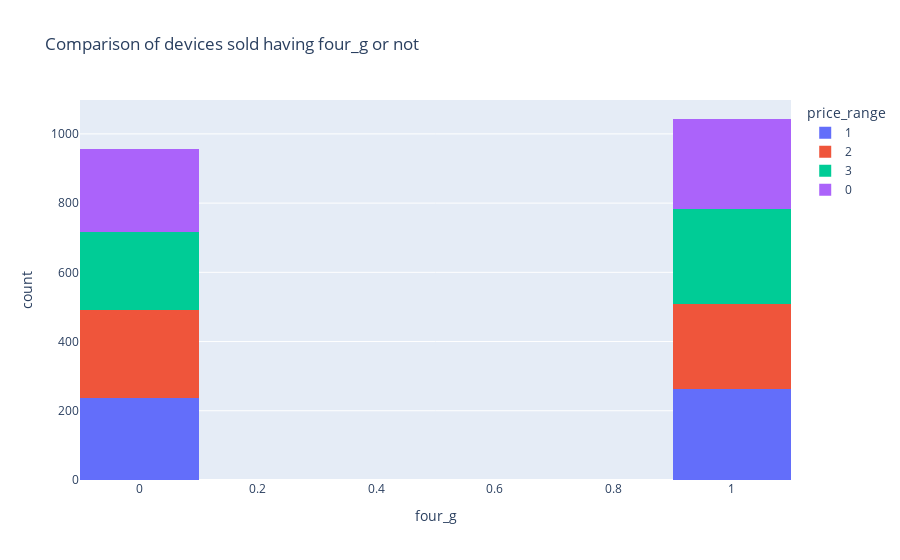

Notebook cell for this chart:
### Code cell
# four_g column

px.histogram(data_frame=df,x="four_g",title="Comparison of devices sold having four_g or not",color="price_range",nbins=10)

### Figure 1 — Plotly figure (JSON) as saved in the notebook; plotly's stock layout.template omitted (floating-point values rounded to 4 significant figures; data arrays with more than 128 entries replaced by an {"elided": "..."} marker saying what was removed)
{"data": [{"alignmentgroup": "True", "bingroup": "x", "hovertemplate": "price_range=1<br>four_g=%{x}<br>count=%{y}<extra></extra>", "legendgroup": "1", "marker": {"color": "#636efa"}, "name": "1", "nbinsx": 10, "offsetgroup": "1", "orientation": "v", "showlegend": true, "type": "histogram", "x": {"elided": "500 int values"}, "xaxis": "x", "yaxis": "y"}, {"alignmentgroup": "True", "bingroup": "x", "hovertemplate": "price_range=2<br>four_g=%{x}<br>count=%{y}<extra></extra>", "legendgroup": "2", "marker": {"color": "#EF553B"}, "name": "2", "nbinsx": 10, "offsetgroup": "2", "orientation": "v", "showlegend": true, "type": "histogram", "x": {"elided": "500 int values"}, "xaxis": "x", "yaxis": "y"}, {"alignmentgroup": "True", "bingroup": "x", "hovertemplate": "price_range=3<br>four_g=%{x}<br>count=%{y}<extra></extra>", "legendgroup": "3", "marker": {"color": "#00cc96"}, "name": "3", "nbinsx": 10, "offsetgroup": "3", "orientation": "v", "showlegend": true, "type": "histogram", "x": {"elided": "500 int values"}, "xaxis": "x", "yaxis": "y"}, {"alignmentgroup": "True", "bingroup": "x", "hovertemplate": "price_range=0<br>four_g=%{x}<br>count=%{y}<extra></extra>", "legendgroup": "0", "marker": {"color": "#ab63fa"}, "name": "0", "nbinsx": 10, "offsetgroup": "0", "orientation": "v", "showlegend": true, "type": "histogram", "x": {"elided": "500 int values"}, "xaxis": "x", "yaxis": "y"}], "layout": {"barmode": "relative", "legend": {"title": {"text": "price_range"}, "tracegroupgap": 0}, "title": {"text": "Comparison of devices sold having four_g or not"}, "xaxis": {"anchor": "y", "domain": [0, 1], "title": {"text": "four_g"}}, "yaxis": {"anchor": "x", "domain": [0, 1], "title": {"text": "count"}}}}
